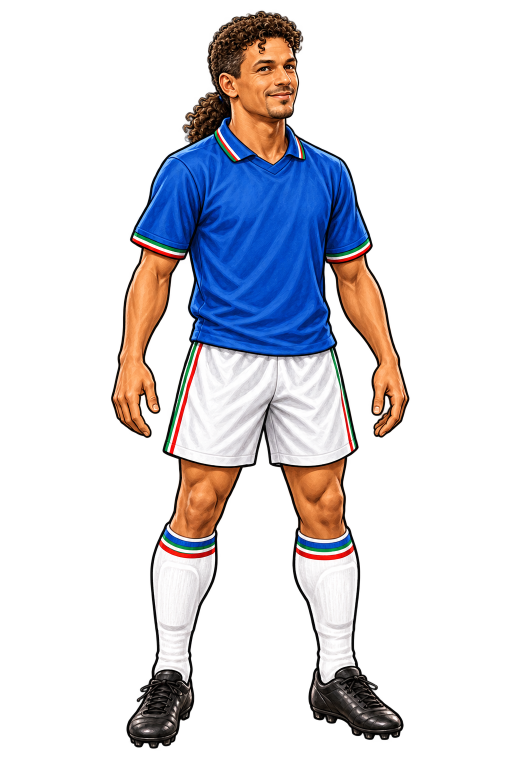
#> input picture assets/originals/baggio.png, 1024 x 1536 px (shown at 1/2 size); its folder holds only this picture in this run
$ python optimize-art.py
#> lines starting #> are read from the running program, lines starting #| are printed output that depends on the picture
"""Resize/encode generated originals without changing composition or alpha."""
from pathlib import Path
from PIL import Image
root=Path(__file__).resolve().parents[1]
for path in (root/'assets/originals').glob('*.png'):
    if path.name=='logo.png': continue
    im=Image.open(path)
#> im is the input picture: PIL image 1024x1536 RGBA; mean R, G, B, A 55.5, 51.2, 55.6, 70.6
    im.thumbnail((768,1152),Image.Resampling.LANCZOS)
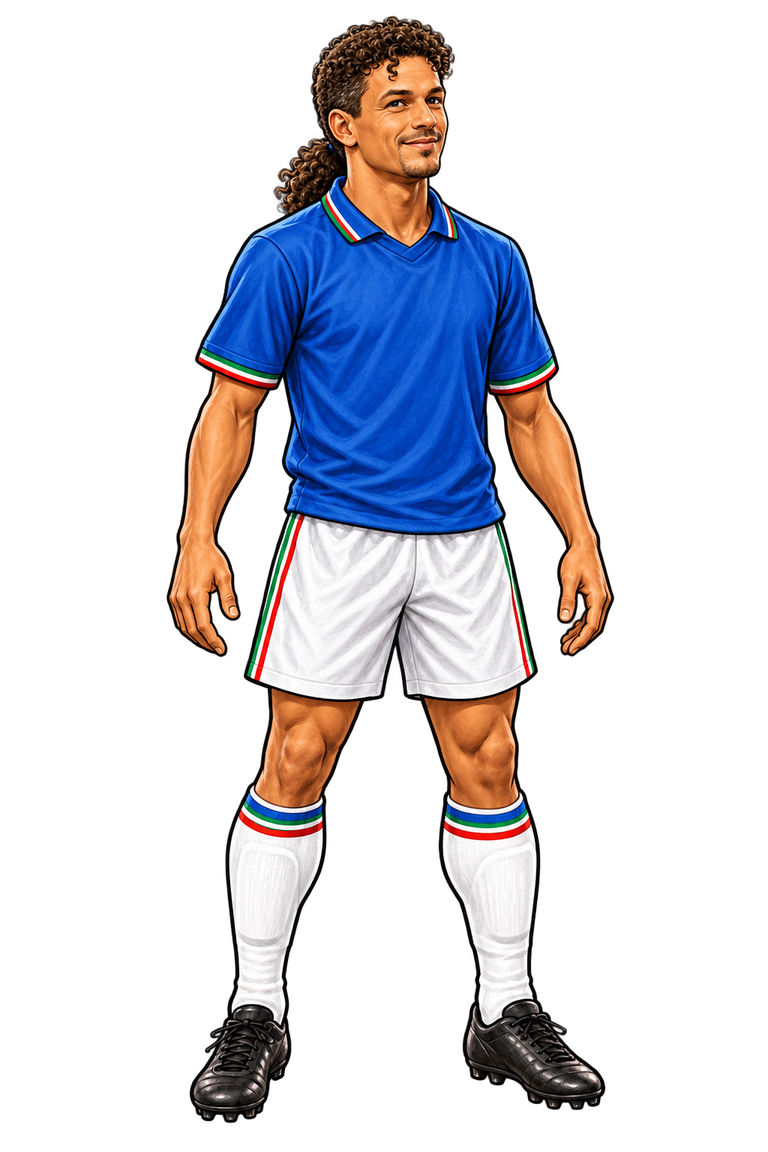
#> im: PIL image 768x1152 RGBA; mean R, G, B, A 34.6, 34, 39.9, 70.6; transparent parts drawn white
    out=root/'public/art'/path.with_suffix('.webp').name
    im.save(out,quality=85,method=6)
#> (the run stopped early here; a loop or call above may not have finished)
